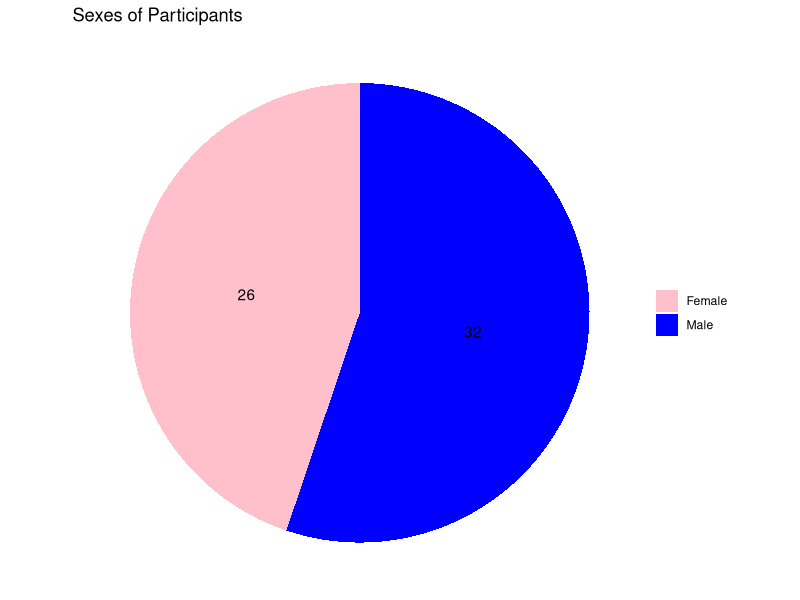
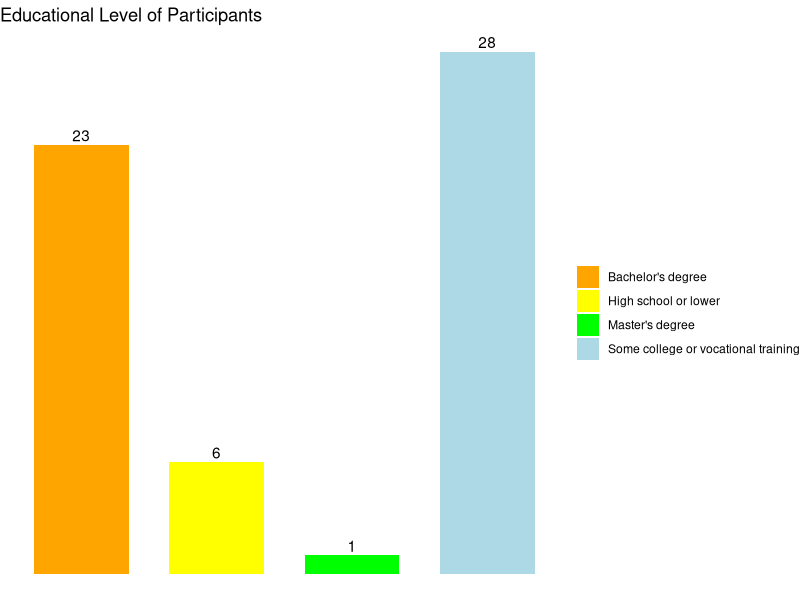
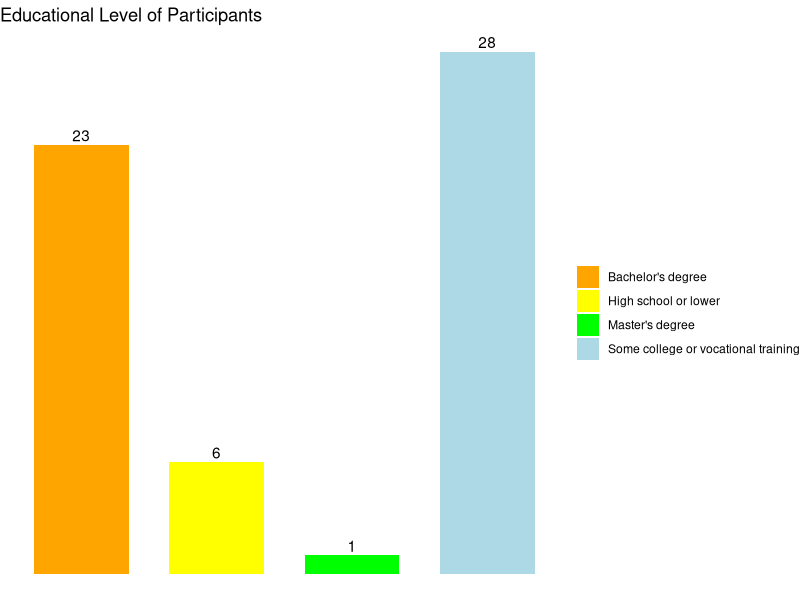
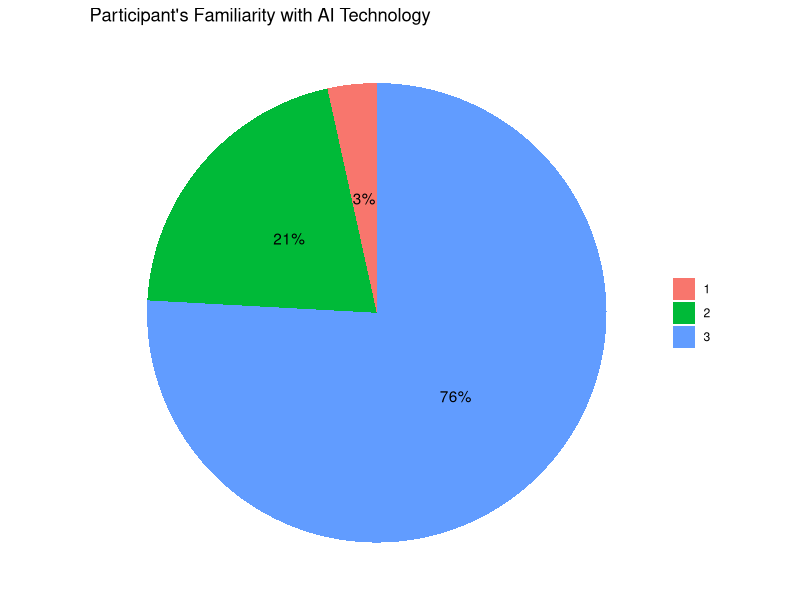
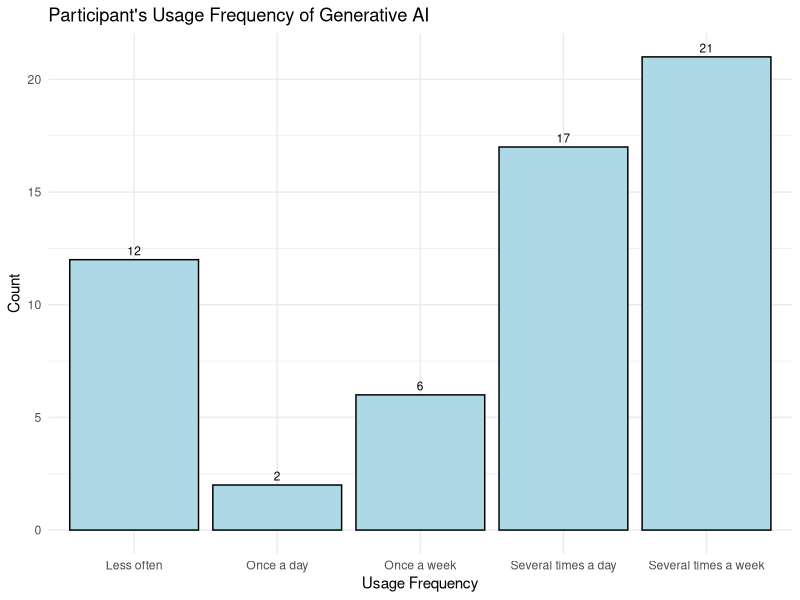
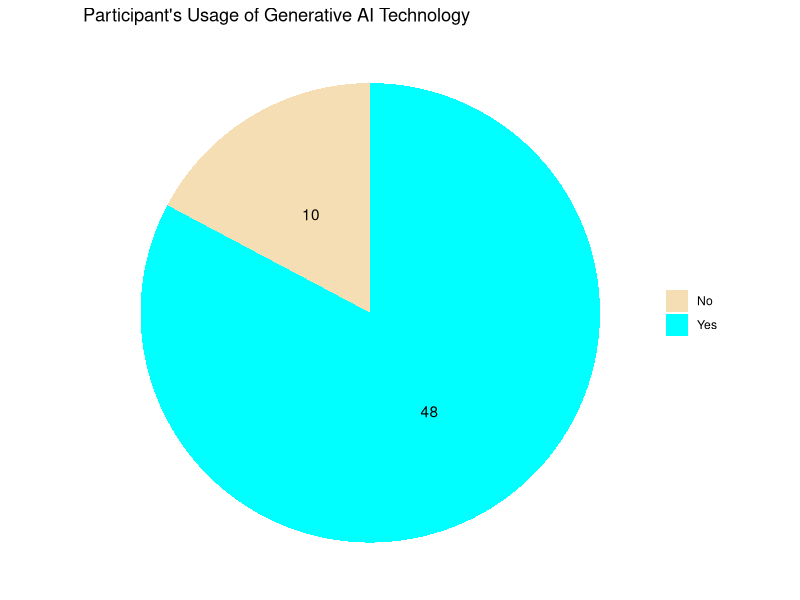

Write the R code that produced these figures, in order.
## ---- chunk 1
knitr::opts_chunk$set(echo = TRUE)
## ---- chunk 2
library(dplyr)
library(ggplot2)
library(readr)
library(tibble)


## ---- chunk 3
generativeAI <- read_csv("The Use of Generative AI for Students.csv")
as_tibble(generativeAI)

generativeAI2 <- generativeAI

View(generativeAI2)

#factor sex
factor_sex <- factor(generativeAI2$Sex, levels = c("Male", "Female"))
factor_sex <- as.integer(factor_sex)


#factor age
factor_age <- factor(generativeAI2$`Age:`, levels = c("Under 18", "18-24", "25-34", "35 and above"))
factor_age <- as.integer(factor_age)


#factor educational level
factor_educ_level <- factor(generativeAI2$`Education level:`, levels = c("High school or lower",
                                                                         "Some college or vocational training",
                                                                         "Bachelor's degree",
                                                                         "Master's degree",
                                                                         "Doctoral degree"))
factor_educ_level <- as.integer(factor_educ_level)


familarity_mean <- mean(generativeAI2$`Familiarity with AI Technology`)

#factoring frequency of usage of AI 
factor_frequency_use <- factor(generativeAI2$`How often do you use generative AI?`, 
                               levels = c("Several times a day",
                                          "Once a day",
                                          "Several times a week",
                                          "Once a week",
                                          "Less often"))
factor_frequency_use <- as.integer(factor_frequency_use)
## ---- chunk 4
#Read the CSV
survey <- read.csv("The Use of Generative AI for Students.csv")
surveyQ <- read.csv("The Use of Generative AI for Students.csv", header = FALSE)
surveyDF <- as_tibble(survey)
#performance expectancy

surveyPEOG <- surveyDF[9:12]

#Calculate the mean of each Column
surveyPE <- colMeans(surveyPEOG)
surveyPEmean <- mean(unlist(surveyPEOG))
surveyPE <- tibble(surveyPE)

#Calculate SD of each column
surveyPE <- mutate(surveyPE, SD = sapply(surveyPEOG, sd))
surveyPEsd <- sd(unlist(surveyPEOG))
surveyPEsd

#Renaming the Columns
colnames(surveyPE) <- c("Mean", "SD")
labelPE <- c()

#Re label
for(i in 1:length(surveyPEOG)){
  labelPE[i] <- paste0("PE", i)
}

labelPE

surveyPE <- cbind(labelPE, surveyPE)
colnames(surveyPE)[1] <- "Performance Expectancy"


## ---- chunk 5
#Read the CSV
survey <- read.csv("The Use of Generative AI for Students.csv")
surveyQ <- read.csv("The Use of Generative AI for Students.csv", header = FALSE)

#Make it a table
surveyDF <- as_tibble(survey)

#Effort Expectancy
surveyEAOG <- surveyDF[13:16]


#Calculate the mean of each Column
surveyEA <- colMeans(surveyEAOG)
surveyEAmean <- mean(unlist(surveyEAOG))
surveyEA <- tibble(surveyEA)

#Calculate SD of each column
surveyEA <- mutate(surveyEA, SD = sapply(surveyEAOG, sd))
surveyEAsd <- sd(unlist(surveyEAOG))
#Renaming the Columns
colnames(surveyEA) <- c("Mean", "SD")

#Re label
labelEA <- c()
for(i in 1:length(surveyEAOG)){
  labelEA[i] <- paste0("EE", i)
}

labelEA

surveyEA <- cbind(labelEA, surveyEA)
colnames(surveyEA)[1] <- "Effort Expectancy"


## ---- chunk 6
##Attitude toward using technology
surveyATOG <- surveyDF[17:20]

#Calculate the mean of each Column
surveyAT <- colMeans(surveyATOG)
surveyAT <- tibble(surveyAT)

#Calculate SD of each column
surveyAT <- mutate(surveyAT, SD = sapply(surveyATOG, sd))

#Renaming the Columns
colnames(surveyAT) <- c("Mean", "SD")

labelAT <- c()
for(i in 1:length(surveyATOG)){
  labelAT[i] <- paste0("AT", i)
}
surveyAT <- cbind(labelAT, surveyAT)
colnames(surveyAT)[1] <- "Attitude Towards Using Technology"



## ---- chunk 7
#Social Influence
surveySIOG <- surveyDF[21:24]


#Calculate the mean of each Column
surveySI <- colMeans(surveySIOG)
surveySImean <- mean(unlist(surveySIOG))
surveySI <- tibble(surveySI)

#Calculate SD of each column
surveySI <- mutate(surveySI, SD = sapply(surveySIOG, sd))
surveySIsd <- sd(unlist(surveySIOG))

#Renaming the Columns
colnames(surveySI) <- c("Mean", "SD")

labelSI <- c()
for(i in 1:length(surveyEAOG)){
  labelSI[i] <- paste0("SI", i)
}

labelSI

surveySI <- cbind(labelSI, surveySI)
colnames(surveySI)[1] <- "Social Influence"

## ---- chunk 8
#Facilitating Conditions Range
surveyFCOG<- surveyDF[25:28]

#Calculate the mean of each Column
surveyFC <- colMeans(surveyFCOG)
surveyFCmean <- mean(unlist(surveyFCOG))

surveyFC <- tibble(surveyFC)

#Calculate SD of each column
surveyFC <- mutate(surveyFC, SD = sapply(surveyFCOG, sd))
surveyFCsd <- sd(unlist(surveyFCOG))
#Renaming the Columns
colnames(surveyFC) <- c("Mean", "SD")
labelFC <- c()
for(i in 1:length(surveyEAOG)){
  labelFC[i] <- paste0("FC", i)
}

labelFC
surveyFC <- cbind(labelFC, surveyFC)
colnames(surveyFC)[1] <- "Facilitating Conditions"
## ---- chunk 9
#Usage Range

surveyBIOG <- surveyDF[26:39]


#Calculate the mean of each Column
surveyBI <- colMeans(surveyBIOG)
surveyBI <- tibble(surveyBI)


#Calculate SD of each column
surveyBI <- mutate(surveyBI, SD = sapply(surveyBIOG , sd))
View(surveyBI)
colnames(surveyBI)[1] <- "Mean"
labelBI <- c()
for(i in 1:length(surveyBIOG)){
  labelBI[i] <- paste0("BI", i)
}

labelBI
surveyBI <- cbind(labelBI, surveyBI)
colnames(surveyBI)[1] <- "Usage"

## ---- chunk 10
#Whole Survey

surveyALLOG <- surveyDF[9:39]
View(surveyALLOG)

#Calculate the mean of each Column
surveyALL <- colMeans(surveyALLOG)
surveyALL <- tibble(surveyALL)

#Calculate SD of each column
surveyALL <- mutate(surveyALL, SD = sapply(surveyALLOG, sd))

#Renaming the Columns
colnames(surveyALL) <- c("Mean", "SD")
labelALL <- as.vector(unlist(surveyQ[1, 9:39]))
surveyALL <- cbind(labelALL, surveyALL)
colnames(surveyALL)[1] <- "Whole Survey"


## ---- chunk 11

whole_df <- data.frame(Code = c("PE", "EE", "SI", "FC"), Description = c("Performance Expectancy", "Effort Expectancy", "Social Influence", "Facilitating Conditions"),
                       Mean = c(surveyPEmean, surveyEAmean, surveySImean, surveyFCmean), SD = c(surveyPEsd, surveyEAsd, surveySIsd, surveyFCsd))
whole_df
## ---- chunk 12
# Create a table with the count of each level in the 'Sex' column
sex_counts <- table(survey$Sex)

# Convert the table to a data frame for plotting
sex_df <- as.data.frame(sex_counts)
colnames(sex_df) <- c("Sex", "Count")


# Pie chart for 'Sex'
ggplot(sex_df, aes(x = "", y = Count, fill = Sex)) +
  geom_bar(stat = "identity", width = 1) +
  coord_polar("y", start = 0) +
  scale_fill_manual(values = c("pink", "blue"))+
  geom_text(aes(label = Count), position = position_stack(vjust = 0.5)) + # Display only counts
  theme_void() +
  labs(title = "Sexes of Participants", x = NULL, y = NULL) +
  theme(legend.title = element_blank())

cat("More males use Generative AI than females")



## ---- chunk 13
#Bar plot for Educational Level
survey %>%
  group_by(Education.level.) %>%
  summarise(count = n()) %>%
  ggplot(aes(x = Education.level., y = count, fill = Education.level.)) +
  geom_bar(stat = "identity", width = 0.7) +
  scale_fill_manual(values = c("orange", "yellow","green","lightblue"))+
  geom_text(aes(label = count), vjust = -0.3) + # Display counts on top of the bars
  theme_void() +
  labs(title = "Educational Level of Participants", x = NULL, y = NULL) +
  theme(legend.title = element_blank())

cat("Most of the users are currently in college or in vocational training. 
    And the least number of users ")
## ---- chunk 14
#Bar plot for Educational Level
survey %>%
  group_by(Education.level.) %>%
  summarise(count = n()) %>%
  ggplot(aes(x = Education.level., y = count, fill = Education.level.)) +
  geom_bar(stat = "identity", width = 0.7) +
  scale_fill_manual(values = c("orange", "yellow","green","lightblue"))+
  geom_text(aes(label = count), vjust = -0.3) + # Display counts on top of the bars
  theme_void() +
  labs(title = "Educational Level of Participants", x = NULL, y = NULL) +
  theme(legend.title = element_blank())

cat("Most of the users are currently in college or in vocational training. 
    And the least number of users ")

## ---- chunk 15
# Converting Familiarity with AI Technology to a factor variable 
survey$Familiarity.with.AI.Technology <- as.factor(survey$Familiarity.with.AI.Technology)

# Pie chart for Familiarity with AI Technology
familiarity_counts <- survey %>%
  count(`Familiarity.with.AI.Technology`) %>%
  mutate(percentage = n / sum(n) * 100)

ggplot(familiarity_counts, aes(x = "", y = percentage, fill = `Familiarity.with.AI.Technology`)) +
  geom_bar(stat = "identity", width = 1) +
  coord_polar("y", start = 0) +
  geom_text(aes(label = paste0(round(percentage), "%")), position = position_stack(vjust = 0.5)) + # Display percentages
  theme_void() +
  labs(title = "Participant's Familiarity with AI Technology", x = NULL, y = NULL) +
  theme(legend.title = element_blank())
cat("The pie graph shows that 76 percent of the users are familiar with using AI techbology")

## ---- chunk 16
# Converting How often do you use generative AI?  to a factor variable
survey$`How.often.do.you.use.generative.AI.` <- as.factor(survey$`How.often.do.you.use.generative.AI.`)

# histogram for How often do you use generative AI? 
ggplot(survey, aes(x = `How.often.do.you.use.generative.AI.`)) +
  geom_bar(fill = "lightblue", color = "black") +
  geom_text(stat = "count", aes(label = paste0(..count..)), vjust = -0.5, size = 3, color = "black") +
  labs(title = "Participant's Usage Frequency of Generative AI",
       x = "Usage Frequency",
       y = "Count") +
  theme_minimal()
cat("Most users use generative AI is Several times a week with 21 respondents,
    and the least is frequency is once a day with 2 respondents")
## ---- chunk 17
# Converting Have you used Generative AI Technology Before?  to a factor variable
survey$`Have.you.used.Generative.AI.technology.before.` <- as.factor(survey$`Have.you.used.Generative.AI.technology.before.`)

# Pie chart for Have you used Generative AI Technology Before? 
ggplot(survey, aes(x = "", y = ..count.., fill = `Have.you.used.Generative.AI.technology.before.`)) +
  geom_bar(stat = "count", width = 1) +
  coord_polar("y", start = 0) +
  geom_text(aes(label = ..count..), stat = "count", position = position_stack(vjust = 0.5)) + 
  scale_fill_manual(values = c("wheat", "cyan")) + 
  theme_void() +
  labs(title = "Participant's Usage of Generative AI Technology", x = NULL, y = NULL) +
  theme(legend.title = element_blank())

cat("The graph shows that majority of the users have used generative AI")
